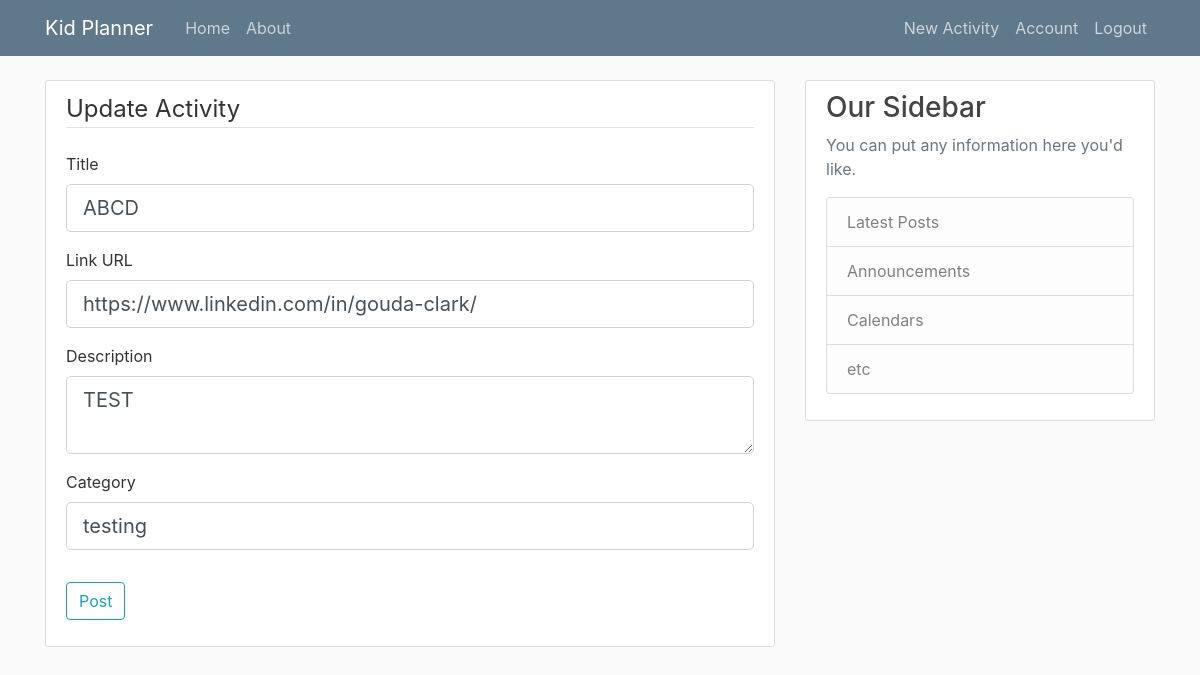
Screenshot of /activity/6/update (signed in) with the database file from the repository.
### planner/models.py (models this page shows, shortened)
class Activity(db.Model):
    id = db.Column(db.Integer, primary_key=True)
    title = db.Column(db.String(100), nullable=False)
    link = db.Column(db.String(500), nullable=True, default="#")
    category = db.Column(db.String(100), nullable=True)
    description = db.Column(db.String(), nullable=True)
    date_posted = db.Column(db.DateTime, nullable=False, default=datetime.utcnow)
    user_id = db.Column(db.Integer, db.ForeignKey('user.id'), nullable=False)

### planner/routes.py (the view)
@app.route("/activity/<int:activity_id>/update", methods=['GET', 'POST'])
@login_required
def update_activity(activity_id):
    activity = Activity.query.get_or_404(activity_id)
    if activity.author != current_user:
        abort(403)
    form = ActivityForm()
    if form.validate_on_submit():
        activity.title = form.title.data
        activity.description = form.description.data
        activity.link = form.link.data
        activity.category = form.category.data
        db.session.commit()
        flash('Your post has been updated!', 'success')
        return redirect(url_for('activity', activity_id=activity.id))
    elif request.method == 'GET':
        form.title.data = activity.title
        form.description.data = activity.description
        form.link.data = activity.link
        form.category.data = activity.category
    return render_template('create_activity.html', title='Update Activity', form=form, legend='Update Activity')

### planner/forms.py
class ActivityForm(FlaskForm):
    title = StringField('Title', validators=[DataRequired()])
    link = StringField('Link URL')
    description = TextAreaField('Description', validators=[DataRequired()])
    category = StringField('Category', validators = [DataRequired()])
    submit = SubmitField('Post')

### planner/models.py (called while the page is built)
@login_manager.user_loader
def load_user(user_id):
    return User.query.get(int(user_id))

### planner/templates/create_activity.html (shortened to what this page needs)
{% extends "layout.html" %}
{% block content %}
<div class="content-section">
    <form method="POST" action="">
        <fieldset class="form-group">
            <legend class="border-bottom mb-4">{{ legend }}</legend>
            <div class="form-group">
                {{ form.title.label(class="form-control-label") }}
                {% if form.title.errors %}
                {{ form.title(class="form-control form-control-lg is-invalid") }}
                <div class="invalid-feedback">
                    {% for error in form.title.errors %}
                    <span>{{ error }}</span>
                    {% endfor %}
                </div>
                {% else %}
                {{ form.title(class="form-control form-control-lg") }}
                {% endif %}
            </div>
            <div class="form-group">
                {{ form.link.label(class="form-control-label") }}
                {% if form.link.errors %}
                {{ form.link(class="form-control form-control-lg is-invalid") }}
                <div class="invalid-feedback">
                    {% for error in form.link.errors %}
                    <span>{{ error }}</span>
                    {% endfor %}
                </div>
                {% else %}
                    {{ form.link(class="form-control form-control-lg") }}
                {% endif %}
            </div>
            <div class="form-group">
                {{ form.description.label(class="form-control-label") }}
                {% if form.description.errors %}
                {{ form.description(class="form-control form-control-lg is-invalid") }}
                <div class="invalid-feedback">
                    {% for error in form.description.errors %}
                    <span>{{ error }}</span>
                    {% endfor %}
                </div>
                {% else %}
                    {{ form.description(class="form-control form-control-lg") }}
                {% endif %}
            </div>
            <div class="form-group">
                {{ form.category.label(class="form-control-label") }}
                {% if form.category.errors %}
                {{ form.category(class="form-control form-control-lg is-invalid") }}
                <div class="invalid-feedback">
                    {% for error in form.category.errors %}
                    <span>{{ error }}</span>
                    {% endfor %}
                </div>
                {% else %}
                    {{ form.category(class="form-control form-control-lg") }}
                {% endif %}
            </div>
        </fieldset>
        <div class="form-group">
            {{ form.submit(class="btn btn-outline-info")}}
        </div>
    </form>
</div>
{% endblock content %}

### planner/static/main.css (style rules this page uses)
body { background: #fafafa; color: #333333; margin-top: 5rem; }
.content-section { background: #ffffff; padding: 10px 20px; border: 1px solid #dddddd; border-radius: 3px; margin-bottom: 20px; }

### rows the page displays
Activity: title "ABCD", link "https://www.linkedin.com/in/gouda-clark/", description "TEST", category "testing"

### other values shown
{{ legend }} "Update Activity"
